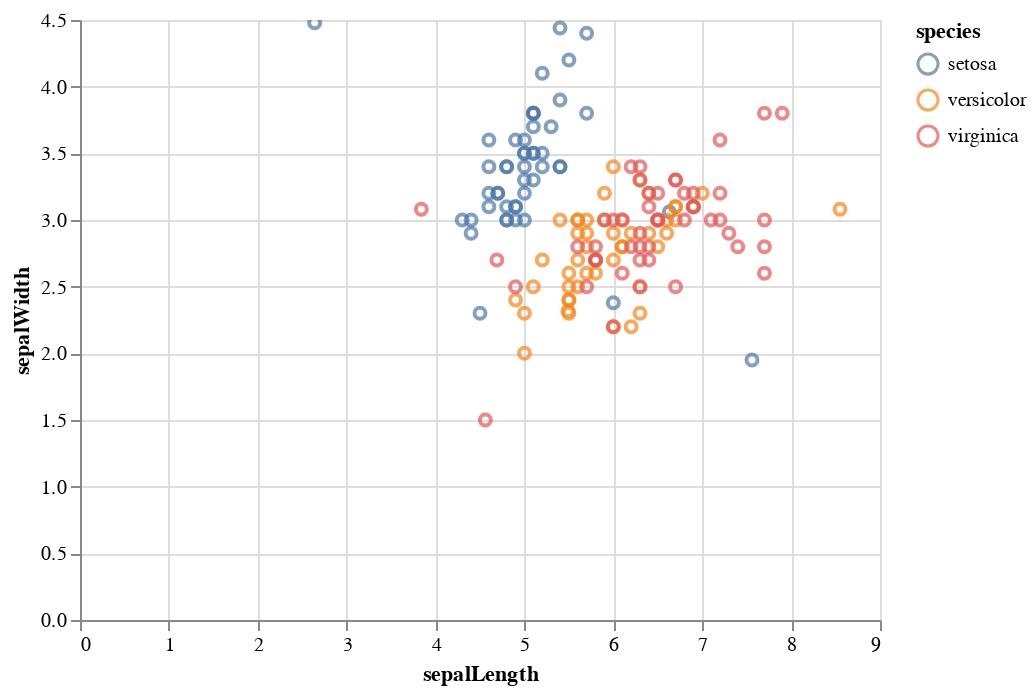

This figure's notebook cell:
### Code cell
iris_mod_plot = alt.Chart(iris_modified).mark_point().encode(
    x=x,
    y=y,
    color='species',
    tooltip=(x,y)
).interactive()

iris_mod_plot

### Figure 1 — Vega-Lite specification as saved in the notebook (floating-point values rounded to 4 significant figures; data arrays with more than 128 entries replaced by an {"elided": "..."} marker saying what was removed)
{"config": {"view": {"continuousWidth": 400, "continuousHeight": 300}}, "data": {"name": "data-239658cc0ccda74c392edcb77672888b"}, "mark": "point", "encoding": {"color": {"field": "species", "type": "nominal"}, "tooltip": [{"field": "sepalLength", "type": "quantitative"}, {"field": "sepalWidth", "type": "quantitative"}], "x": {"field": "sepalLength", "type": "quantitative"}, "y": {"field": "sepalWidth", "type": "quantitative"}}, "selection": {"selector002": {"type": "interval", "bind": "scales", "encodings": ["x", "y"]}}, "$schema": "https://vega.github.io/schema/vega-lite/v4.17.0.json", "datasets": {"data-239658cc0ccda74c392edcb77672888b": {"elided": "146 records"}}}
